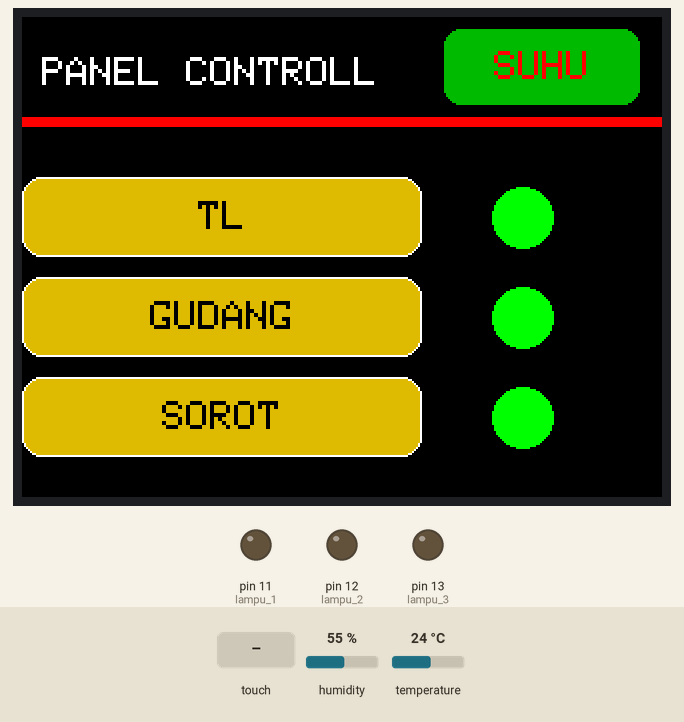
A sketch run on a simulated Arduino Uno, built with avr-gcc and run on an emulated ATmega328P. Shown: 320×240 colour display, output pins drawn as LEDs (lit = HIGH). The inputs (shaded band) are chosen by the test bench; at power-on: humidity 55 %, temperature 24 °C. EEPROM starts erased; pins used as bus, display or sensor lines are not drawn; what the sketch prints to the serial monitor is not drawn.

Above: at 1.4 s.
1.5 s: touch panel pressed at 38 % / 50 % of its raw x / y range
At 2.5 s:
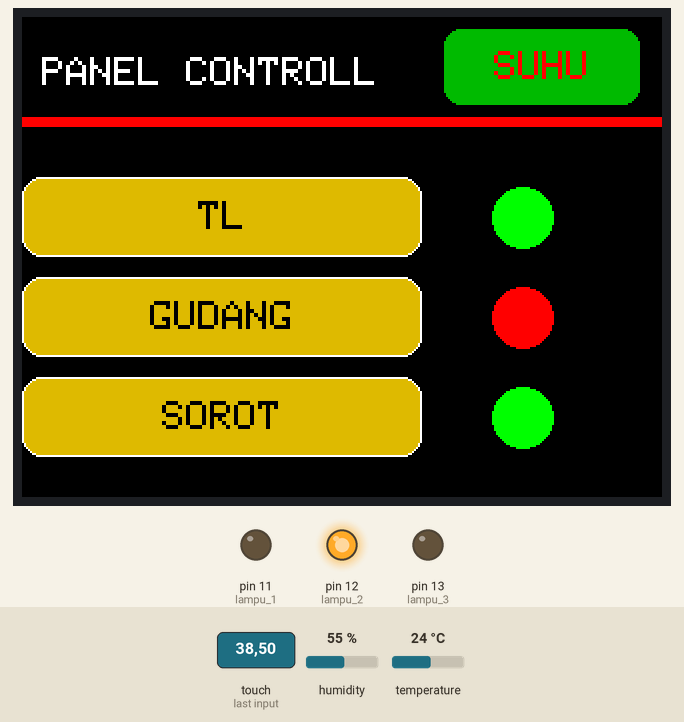
3.4 s: touch panel pressed at 13 % / 50 % of its raw x / y range
At 4.6 s:
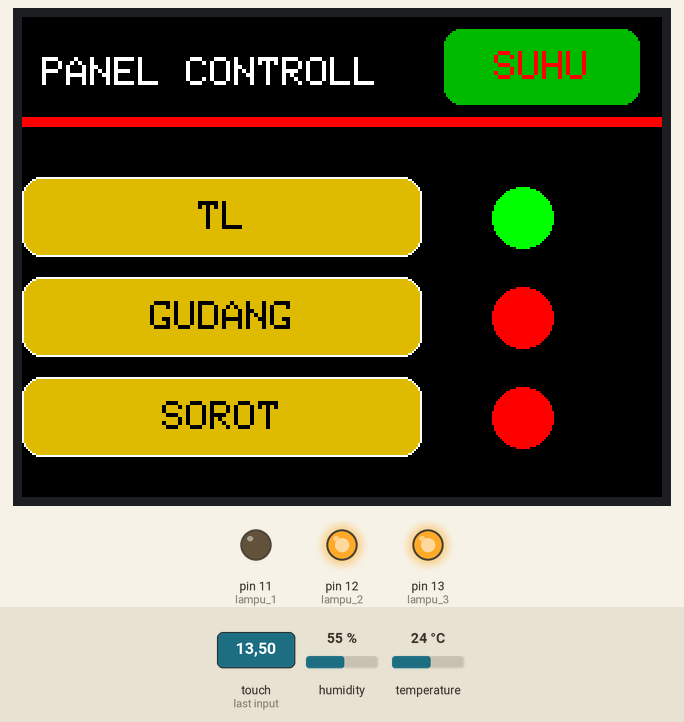
5.3 s: touch panel pressed at 38 % / 70 % of its raw x / y range
At 6.4 s:
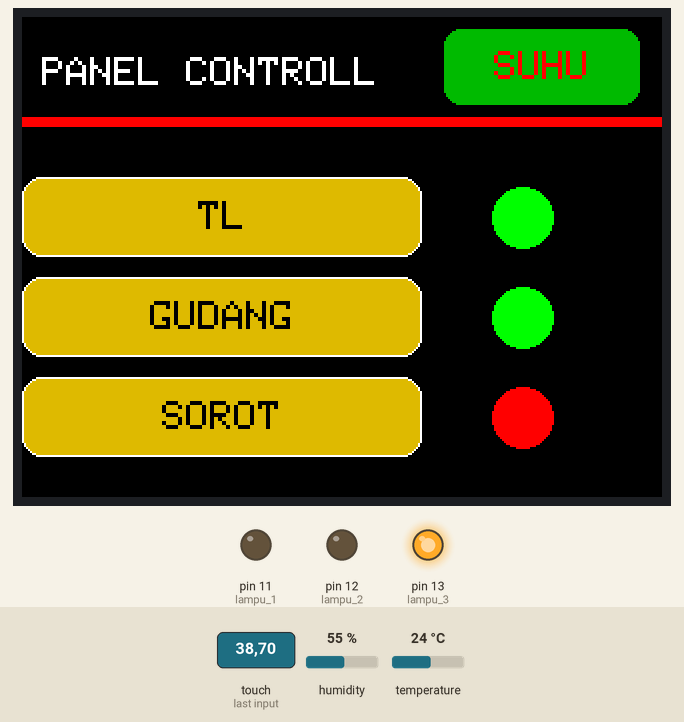
7.2 s: touch panel pressed at 62 % / 50 % of its raw x / y range
At 8.8 s:
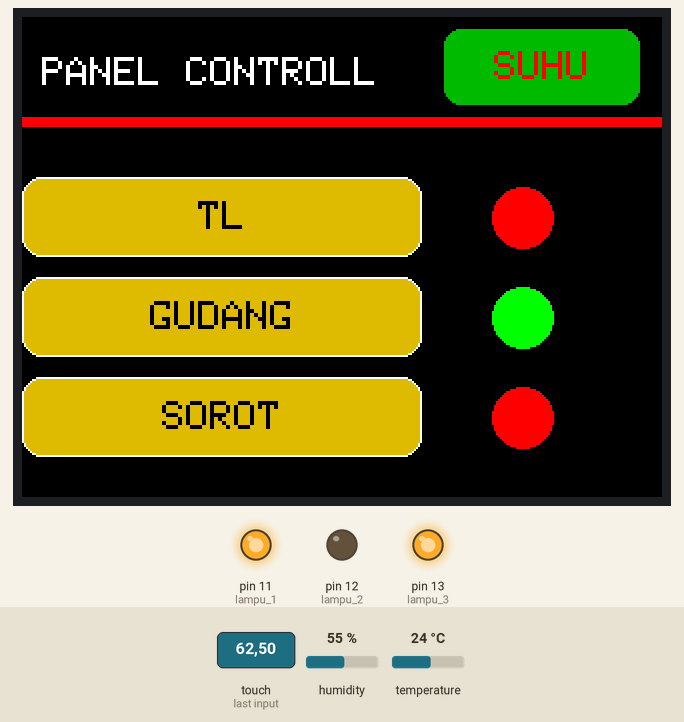
9.1 s: touch panel pressed at 87 % / 30 % of its raw x / y range
At 10.0 s:
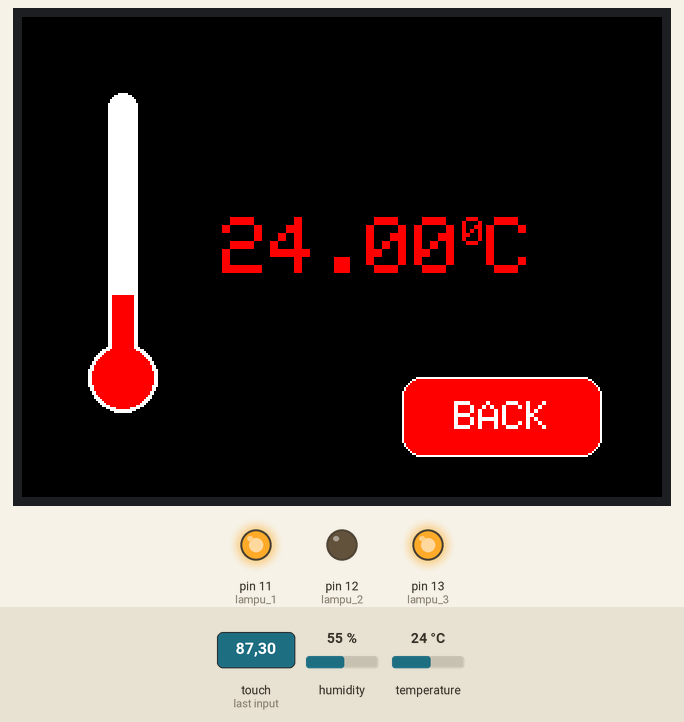
11.2 s: touch panel pressed at 13 % / 30 % of its raw x / y range
At 11.9 s:
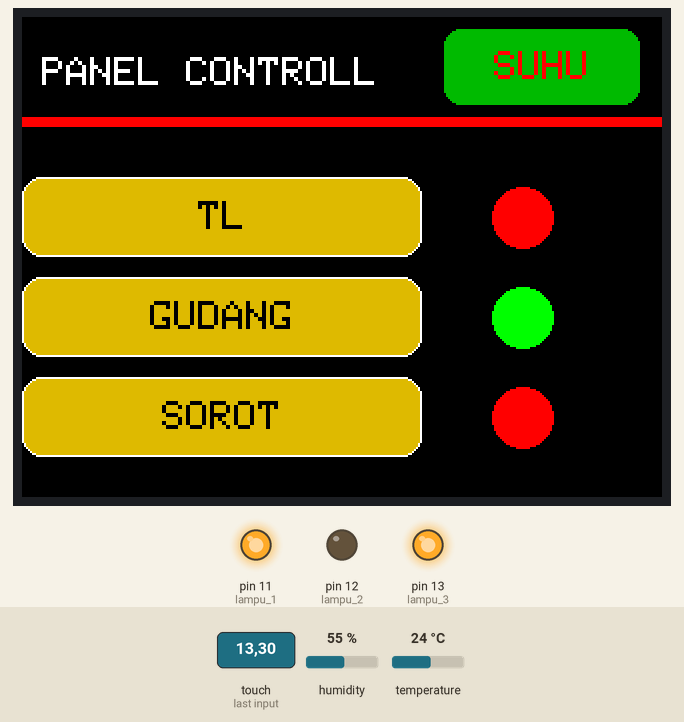
Timing chart, 0 to 13.9 s (numbered marks = the images above; inputs shaded):
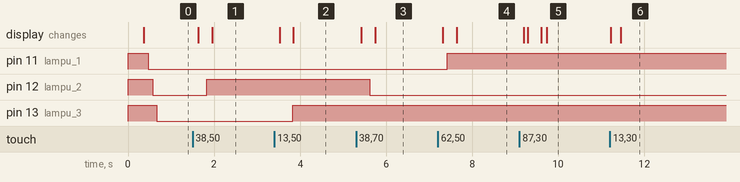

The sketch:

kontrol_panel_TFT.ino
```cpp
#include <Adafruit_GFX.h>
#include <MCUFRIEND_kbv.h>
#include "DHT.h"
#include <TouchScreen.h>
#include <Fonts/FreeSans9pt7b.h>
#include <Fonts/FreeSans12pt7b.h>
#include <Fonts/FreeSerif12pt7b.h>
#include <EEPROM.h>
#define PIN A5
#define DHTTYPE DHT11
#define MINPRESSURE 100
#define MAXPRESSURE 1000
#define lampu_1 11
#define lampu_2 12
#define lampu_3 13

uint8_t YP = A1;  // must be an analog pin, use "An" notation!
uint8_t XM = A2;  // must be an analog pin, use "An" notation!
uint8_t YM = 7;   // can be a digital pin
uint8_t XP = 6;   // can be a digital pin
const int TS_LEFT = 133, TS_RT = 915, TS_TOP = 942, TS_BOT = 162;

MCUFRIEND_kbv tft;
TouchScreen ts = TouchScreen(XP, YP, XM, YM, 300);
TSPoint p;
Adafruit_GFX_Button butt_1, butt_2, butt_3, butt_suhu;
Adafruit_GFX_Button butt_back;
DHT sensor(PIN, DHTTYPE);

int pixel_x, pixel_y;         //Touch_getXY() updates global vars

int margin = 5;
int btnWidth = 100;
int btnHeight = 40;

#define BLACK     0x0000
#define GREY      0x5555
#define BLUE      0x001F
#define RED         0xF800
#define GREEN     0x07E0
#define DARKGREEN     0x05C0
#define CYAN      0x07FF
#define MAGENTA 0xF81F
#define YELLOW  0xFFE0
#define GOLD      0xDDC0
#define WHITE     0xFFFF

#define XGRAPH 50
#define YGRAPH 45
#define HGRAPH 135
#define WGRAPH 21 //LEBAR GRAPH HARUS GAN
int newHeight;
int oldHeight = 0;
int heightDiff;
float suhu;

bool stateButt1;
bool stateButt2;
bool stateButt3;
enum pageId{
  MENU,
  SENSOR
};
int page = MENU,oldPage = -1;

void setup(void) {
   Serial.begin(9600);
  pinMode(lampu_1,OUTPUT);
  pinMode(lampu_2,OUTPUT);
  pinMode(lampu_3,OUTPUT);
  digitalWrite(lampu_1,HIGH);
  digitalWrite(lampu_2,HIGH);
  digitalWrite(lampu_3,HIGH);
  sensor.begin();
  loadMemory();
  uint16_t ID = tft.readID();
  tft.begin(ID);
  tft.setRotation(1);
  tft.fillScreen(BLACK);

  page = MENU;

}
bool pres;
void loop(void) {

     switch(page)
     {
      case MENU :
        if(page != oldPage)  showScreen();
        butt_1.press(pres && butt_1.contains(pixel_x, pixel_y));
        butt_2.press(pres && butt_2.contains(pixel_x, pixel_y));
        butt_3.press(pres && butt_3.contains(pixel_x, pixel_y));
        butt_suhu.press(pres && butt_suhu.contains(pixel_x, pixel_y));
        if(butt_1.justReleased()){ butt_1.drawButton(); };
        if(butt_2.justReleased()){ butt_2.drawButton(); };
        if(butt_3.justReleased()){ butt_3.drawButton(); };
         if(butt_suhu.justReleased()){ butt_suhu.drawButton(); };

        if(butt_1.justPressed()){ butt_1.drawButton(true); stateButt1 = !stateButt1; EEPROM.update(1,stateButt1); };
        if(butt_2.justPressed()){ butt_2.drawButton(true); stateButt2 = !stateButt2; EEPROM.update(2,stateButt2); };
        if(butt_3.justPressed()){ butt_3.drawButton(true); stateButt3 = !stateButt3; EEPROM.update(3,stateButt3); };
        if(butt_suhu.justPressed()){ butt_suhu.drawButton(true); tft.fillScreen(BLACK); page = SENSOR; };

        if(stateButt1 && page == MENU){  tft.fillCircle(250,100,15,GREEN); }
        else          {  tft.fillCircle(250,100,15,RED); }

        if(stateButt2 && page == MENU){  tft.fillCircle(250,150,15,GREEN); }
        else          {  tft.fillCircle(250,150,15,RED); }

        if(stateButt3 && page == MENU){  tft.fillCircle(250,200,15,GREEN); }
        else          {  tft.fillCircle(250,200,15,RED); }

        if(stateButt1){delay(100); digitalWrite(lampu_1,LOW); } else {delay(100); digitalWrite(lampu_1,HIGH); }
        if(stateButt2){delay(100); digitalWrite(lampu_2,LOW); } else {delay(100); digitalWrite(lampu_2,HIGH); }
        if(stateButt3){delay(100); digitalWrite(lampu_3,LOW); } else {delay(100); digitalWrite(lampu_3,HIGH); }

        break;


     case SENSOR :
        getSensor();
       if(page != oldPage)  showSensor();

       butt_back.press(pres && butt_back.contains(pixel_x, pixel_y));
       if(butt_back.justReleased()){ butt_back.drawButton(); };
       if(butt_back.justPressed()){ butt_back.drawButton(true); tft.fillScreen(BLACK); page = MENU; };
       Serial.println(String() + "suhu:" + suhu);
       break;
     }


if (oldPage == page){ pres = Touch_getXY();     }
else{ pres=false; }


}

void loadMemory(){
  stateButt1 = EEPROM.read(1);
  stateButt2 = EEPROM.read(2);
  stateButt3 = EEPROM.read(3);

  Serial.println(String() + "stateButt1:" + stateButt1);
  Serial.println(String() + "stateButt2:" + stateButt2);
  Serial.println(String() + "stateButt3:" + stateButt3);

}

void showScreen()
{ tft.fillScreen(BLACK);
   tft.setTextSize(2);
  tft.setTextColor(WHITE, BLACK);
  tft.setCursor(10, 20);
  tft.print("PANEL CONTROLL");
  tft.fillRect(0,50,tft.width(),5,RED);

   butt_1.initButton(&tft,  100 , 100, 2 * btnWidth, btnHeight, WHITE, GOLD, BLACK, " TL ", 2);
   butt_2.initButton(&tft,  100 , 150, 2 * btnWidth, btnHeight, WHITE, GOLD, BLACK, "GUDANG", 2);
   butt_3.initButton(&tft,  100 , 200, 2 * btnWidth, btnHeight, WHITE, GOLD, BLACK, " SOROT ", 2);
   butt_suhu.initButton(&tft,  260 , 25, 100, btnHeight, BLACK, DARKGREEN, RED, "SUHU", 2);
   butt_1.drawButton(false);
   butt_2.drawButton(false);
   butt_3.drawButton(false);
   butt_suhu.drawButton(false);
   oldPage = page;
}

void showSensor()
{

tft.fillScreen(BLACK);
tft.setRotation(1);
tft.fillCircle(XGRAPH, YGRAPH, (WGRAPH/2), BLACK);
tft.fillRect((XGRAPH-(WGRAPH/2)), YGRAPH, WGRAPH, HGRAPH, BLACK);
tft.fillCircle(XGRAPH, (HGRAPH+YGRAPH), ((WGRAPH/2)+10), BLACK);
tft.fillCircle(XGRAPH, YGRAPH, (WGRAPH/2)-3, WHITE);
tft.fillRect((XGRAPH-(WGRAPH/2)+3), YGRAPH, (WGRAPH-6), HGRAPH, WHITE);
tft.fillCircle(XGRAPH, (HGRAPH+YGRAPH), ((WGRAPH/2)+7), WHITE);
tft.fillCircle((XGRAPH+WGRAPH), YGRAPH, 3, BLACK);
tft.setTextColor(BLACK);
tft.setTextSize(2);
tft.setCursor(((XGRAPH+WGRAPH)+8), (YGRAPH-5));
tft.print("100");
tft.setTextSize(1);
tft.print("0");
tft.setTextSize(2);
tft.print("C");
tft.fillCircle((XGRAPH+WGRAPH), ((YGRAPH+(HGRAPH/2))-(WGRAPH/2)), 3, BLACK);
tft.setTextColor(BLACK);
tft.setTextSize(2);
tft.setCursor(((XGRAPH+WGRAPH)+8), (((YGRAPH+(HGRAPH/2))-(WGRAPH/2)))-5);
tft.print("50");
tft.setTextSize(1);
tft.print("0");
tft.setTextSize(2);
tft.print("C");
tft.fillCircle((XGRAPH+WGRAPH), ((YGRAPH+HGRAPH)-((WGRAPH/2)+7)), 3, BLACK);
tft.setTextColor(BLACK);
tft.setTextSize(2);
tft.setCursor(((XGRAPH+WGRAPH)+8), (((YGRAPH+HGRAPH)-((WGRAPH/2)+7))-5));
tft.print("0");
tft.setTextSize(1);
tft.print("0");
tft.setTextSize(2);
tft.print("C");
//tft.fillCircle(175, 225, 26, RED);
tft.fillRect((XGRAPH-(WGRAPH/2)+5), YGRAPH, (WGRAPH-10), HGRAPH, RED);
tft.fillCircle(XGRAPH, (HGRAPH+YGRAPH), ((WGRAPH/2)+5), RED);
tft.setCursor(100, 100);
tft.setTextColor(RED);
if(isnan(suhu))
{
    tft.setTextSize(4);
    tft.print("error");
    suhu = 0;
}
else
{
    tft.setTextSize(4);
    tft.print(suhu);
    tft.setTextSize(2);
    tft.print("0");
    tft.setTextSize(4);
    tft.print("C");
}

tft.fillRect(130, 255, 80, 4, RED);
if(suhu <= 100){
newHeight = map(suhu,0, 100, 0, (HGRAPH-(WGRAPH/2)));
heightDiff = oldHeight-newHeight; // only draw new part of bar graph for faster display
if (oldHeight != newHeight) tft.fillRect((XGRAPH-(WGRAPH/2)+5), YGRAPH+((HGRAPH-suhu)-((WGRAPH/2)+7)), (WGRAPH-10), HGRAPH-((HGRAPH-suhu)-((WGRAPH/2)+7)), RED);
tft.fillRect((XGRAPH-(WGRAPH/2)+5), YGRAPH, (WGRAPH-10), ((HGRAPH-suhu)-((WGRAPH/2)+7)), WHITE);
if (suhu==100)tft.fillCircle(XGRAPH, YGRAPH, (WGRAPH/2)-5, RED);
oldHeight=newHeight; // remember how high bar is
}
tft.fillCircle(XGRAPH, (HGRAPH+YGRAPH), ((WGRAPH/2)+5), RED);

   butt_back.initButton(&tft,  240 , 200,btnWidth, btnHeight, WHITE, WHITE, RED, "BACK", 2);
   butt_back.drawButton(true);
   oldPage = page;

}

void getSensor()
{
   suhu = sensor.readTemperature();
}
bool Touch_getXY(void)
{
  p = ts.getPoint();
  pinMode(YP, OUTPUT);          //restore shared pins
  pinMode(XM, OUTPUT);
  digitalWrite(YP, HIGH);
  digitalWrite(XM, HIGH);
  bool pressed = (p.z > MINPRESSURE && p.z < MAXPRESSURE);
  if (pressed) {
      if (tft.width() <= tft.height()) { //Portrait
          pixel_x = map(p.x, TS_LEFT, TS_RT, 0, tft.width()); //.kbv makes sense to me
          pixel_y = map(p.y, TS_TOP, TS_BOT, 0, tft.height());
      } else {
          pixel_x = map(p.y, TS_TOP, TS_BOT, 0, tft.width());
          pixel_y = map(p.x, TS_RT, TS_LEFT, 0, tft.height());
      }
  }
  return pressed;
}
```

Measured:
- after the input at 1.5 s, pin 12 (lampu_2): LOW → HIGH after 0.33 s; the display: first changes after 0.13 s (image 1 shows a later state)
- after the input at 3.4 s, pin 13 (lampu_3): LOW → HIGH after 0.43 s; the display: first changes after 0.13 s (image 2 shows a later state)
- after the input at 5.3 s, pin 12 (lampu_2): HIGH → LOW after 0.32 s; the display: first changes after 0.12 s (image 3 shows a later state)
- after the input at 7.2 s, pin 11 (lampu_1): LOW → HIGH after 0.22 s; the display: first changes after 0.12 s (image 4 shows a later state)
- after the input at 9.1 s, the display: first changes after 0.10 s (image 5 shows a later state)
- after the input at 11.2 s, the display: first changes at once (image 6 shows a later state)
